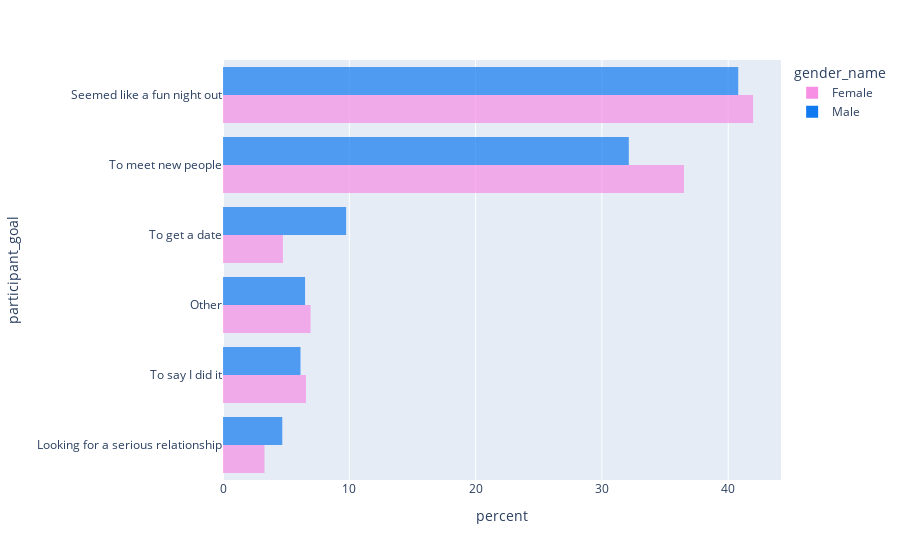

Notebook source saved alongside this figure:
### Code cell
# Comparing the percentage of men and women that expressed one of the motivations
fig = px.histogram(df_iid,
                   y="participant_goal",
                   color='gender_name', 
                   barmode='group', 
                   color_discrete_sequence=["#F78FE4", "#1179f0"],
                   opacity=0.70, histnorm = 'percent')

fig.update_yaxes(categoryorder = "total ascending")

fig.update_xaxes(title_text='percent')

fig.show()

### Figure 1 — Plotly figure (JSON) as saved in the notebook; plotly's stock layout.template omitted (floating-point values rounded to 4 significant figures; data arrays with more than 128 entries replaced by an {"elided": "..."} marker saying what was removed)
{"data": [{"alignmentgroup": "True", "bingroup": "y", "histnorm": "percent", "hovertemplate": "gender_name=Female<br>count=%{x}<br>participant_goal=%{y}<extra></extra>", "legendgroup": "Female", "marker": {"color": "#F78FE4", "opacity": 0.7}, "name": "Female", "offsetgroup": "Female", "orientation": "h", "showlegend": true, "type": "histogram", "xaxis": "x", "y": {"elided": "274 str values"}, "yaxis": "y"}, {"alignmentgroup": "True", "bingroup": "y", "histnorm": "percent", "hovertemplate": "gender_name=Male<br>count=%{x}<br>participant_goal=%{y}<extra></extra>", "legendgroup": "Male", "marker": {"color": "#1179f0", "opacity": 0.7}, "name": "Male", "offsetgroup": "Male", "orientation": "h", "showlegend": true, "type": "histogram", "xaxis": "x", "y": {"elided": "277 str values"}, "yaxis": "y"}], "layout": {"barmode": "group", "legend": {"title": {"text": "gender_name"}, "tracegroupgap": 0}, "margin": {"t": 60}, "xaxis": {"anchor": "y", "domain": [0, 1], "title": {"text": "percent"}}, "yaxis": {"anchor": "x", "categoryorder": "total ascending", "domain": [0, 1], "title": {"text": "participant_goal"}}}}
